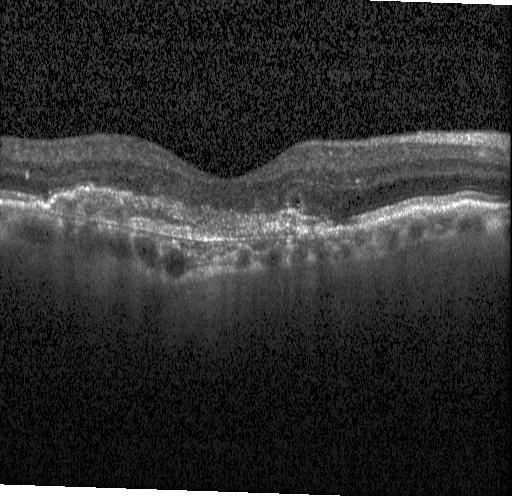
#> input picture OCT2017/OCT2017/test/CNV/CNV-1016042-1.jpeg, 512 x 496 px
$ python resize_dataset.py --input_folder OCT2017/OCT2017/test/CNV --output_folder out --size 100 100
#> lines starting #> are read from the running program, lines starting #| are printed output that depends on the picture
#!/usr/bin/env python3
"""
Dataset resizing utility script.
Recursively processes all images in a folder structure and resizes them to specified dimensions.
Maintains the original folder structure in the output directory.
"""

import argparse
import os
import glob
from PIL import Image
from tqdm import tqdm
import shutil

def resize_image(input_path, output_path, size):
    """
    Resize a single image and save it to the output path.

    Args:
        input_path (str): Path to input image
        output_path (str): Path to save resized image
        size (tuple): Target size (width, height)
    """
    try:
        # Open and resize image
        with Image.open(input_path) as img:
            # Convert to RGB if necessary (handles various formats)
            if img.mode != 'RGB' and img.mode != 'L':
                if img.mode == 'RGBA':
                    # Create white background for transparent images
                    background = Image.new('RGB', img.size, (255, 255, 255))
                    background.paste(img, mask=img.split()[-1])  # Use alpha channel as mask
                    img = background
                else:
                    img = img.convert('RGB')

            # Resize image using high-quality resampling
            resized_img = img.resize(size, Image.Resampling.LANCZOS)

            # Ensure output directory exists
            os.makedirs(os.path.dirname(output_path), exist_ok=True)

            # Save resized image
            resized_img.save(output_path, quality=95)

    except Exception as e:
        print(f"Error processing {input_path}: {e}")
        return False

    return True

def get_all_images(root_dir):
    """
    Get all image files recursively from a directory.

    Args:
        root_dir (str): Root directory to search

    Returns:
        list: List of image file paths
    """
#> called with root_dir = 'OCT2017/OCT2017/test/CNV'
    image_extensions = ['*.jpg', '*.jpeg', '*.png', '*.bmp', '*.tiff', '*.tif']
    image_files = []

    for ext in image_extensions:
        # Search recursively for all image files
        pattern = os.path.join(root_dir, '**', ext)
        image_files.extend(glob.glob(pattern, recursive=True))

        # Also search for uppercase extensions
        pattern = os.path.join(root_dir, '**', ext.upper())
        image_files.extend(glob.glob(pattern, recursive=True))
#> pass 2 of the loop in get_all_images, `for ext in image_extensions:`:

    return sorted(list(set(image_files)))  # Remove duplicates and sort

def main():
    parser = argparse.ArgumentParser(
        description='Resize all images in a dataset while maintaining folder structure',
        formatter_class=argparse.RawDescriptionHelpFormatter,
        epilog="""
Examples:
  # Resize to 256x256
  python resize_dataset.py --input_folder datasets/preprocessed --output_folder datasets/preprocessed_256 --size 256 256

  # Resize to 512x512
  python resize_dataset.py --input_folder datasets/original --output_folder datasets/original_512 --size 512 512

  # Resize to non-square dimensions
  python resize_dataset.py --input_folder datasets/preprocessed --output_folder datasets/preprocessed_custom --size 224 224
        """
    )

    parser.add_argument('--input_folder', type=str, required=True,
                        help='Path to input folder containing images')
    parser.add_argument('--output_folder', type=str, required=True,
                        help='Path to output folder for resized images')
    parser.add_argument('--size', type=int, nargs=2, required=True, metavar=('WIDTH', 'HEIGHT'),
                        help='Target size as width height (e.g., 256 256)')
    parser.add_argument('--overwrite', action='store_true',
                        help='Overwrite output folder if it exists')
    parser.add_argument('--dry_run', action='store_true',
                        help='Show what would be processed without actually doing it')

    args = parser.parse_args()

    # Validate inputs
    if not os.path.exists(args.input_folder):
        print(f"Error: Input folder '{args.input_folder}' does not exist")
        return 1

    if not os.path.isdir(args.input_folder):
        print(f"Error: '{args.input_folder}' is not a directory")
        return 1

    target_size = tuple(args.size)  # (width, height)

    # Check if output folder exists
    if os.path.exists(args.output_folder):
        if not args.overwrite:
            print(f"Error: Output folder '{args.output_folder}' already exists.")
            print("Use --overwrite flag to overwrite existing folder.")
            return 1
        else:
            print(f"Warning: Overwriting existing folder '{args.output_folder}'")
            if not args.dry_run:
                shutil.rmtree(args.output_folder)

    # Get all image files
    print(f"Scanning for images in '{args.input_folder}'...")
    image_files = get_all_images(args.input_folder)

    if not image_files:
        print("No image files found in the input folder")
        return 1

    print(f"Found {len(image_files)} images to process")
    print(f"Target size: {target_size[0]}x{target_size[1]}")
    print(f"Output folder: {args.output_folder}")

    if args.dry_run:
        print("\n--- DRY RUN MODE ---")
        print("Files that would be processed:")
        for i, img_path in enumerate(image_files[:10]):  # Show first 10
            rel_path = os.path.relpath(img_path, args.input_folder)
            output_path = os.path.join(args.output_folder, rel_path)
            print(f"  {rel_path} -> {output_path}")
        if len(image_files) > 10:
            print(f"  ... and {len(image_files) - 10} more files")
        print("Use without --dry_run to actually process the images")
        return 0

    # Process images
    print(f"\nProcessing images...")
    successful = 0
    failed = 0

    # Create progress bar
    pbar = tqdm(image_files, desc="Resizing images", unit="img")

    for img_path in pbar:
        # Calculate relative path to maintain folder structure
        rel_path = os.path.relpath(img_path, args.input_folder)
        output_path = os.path.join(args.output_folder, rel_path)

        # Update progress bar with current file
        pbar.set_postfix({'file': os.path.basename(img_path)})

        # Resize image
        if resize_image(img_path, output_path, target_size):
#> in resize_image, img is the input picture: PIL image 512x496 L; min 0, max 255, mean 46.3
#> in resize_image, `resized_img = img.resize(size, Image.Resampling.LANCZOS)`:
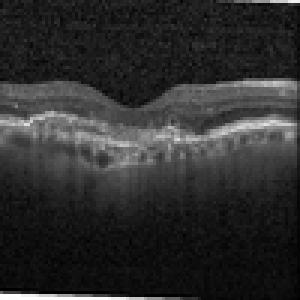
#> resized_img: PIL image 100x100 L (shown 3 times larger); min 0, max 255, mean 46.3
            successful += 1
        else:
            failed += 1
#> pass 2 of the loop in main, `for img_path in pbar:`:
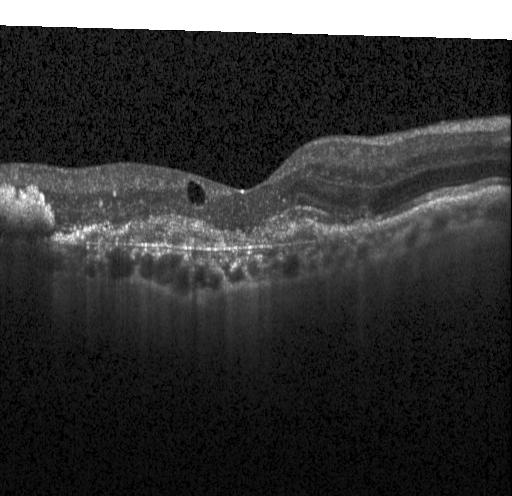
#> input picture OCT2017/OCT2017/test/CNV/CNV-1016042-4.jpeg, 512 x 496 px
#> in resize_image, img is the input picture: PIL image 512x496 L; min 0, max 255, mean 52.8
#> in resize_image (call 2), `resized_img = img.resize(size, Image.Resampling.LANCZOS)`:
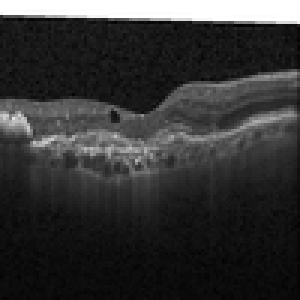
#> resized_img: PIL image 100x100 L (shown 3 times larger); min 0, max 255, mean 52.7

    # Summary
    print(f"\nProcessing complete!")
    print(f"Successfully processed: {successful} images")
    if failed > 0:
        print(f"Failed to process: {failed} images")

    print(f"\nResized images saved to: {args.output_folder}")

    # Show folder structure
    print(f"\nOutput folder structure:")
    for root, dirs, files in os.walk(args.output_folder):
        level = root.replace(args.output_folder, '').count(os.sep)
        indent = ' ' * 2 * level
        rel_path = os.path.relpath(root, args.output_folder) if root != args.output_folder else '.'
        print(f"{indent}{rel_path}/")
        subindent = ' ' * 2 * (level + 1)
        # Show first few files in each directory
        shown_files = files[:3]
        for file in shown_files:
            print(f"{subindent}{file}")
        if len(files) > 3:
            print(f"{subindent}... and {len(files) - 3} more files")

    return 0

if __name__ == '__main__':
    exit(main())
#> (the program exits here)
